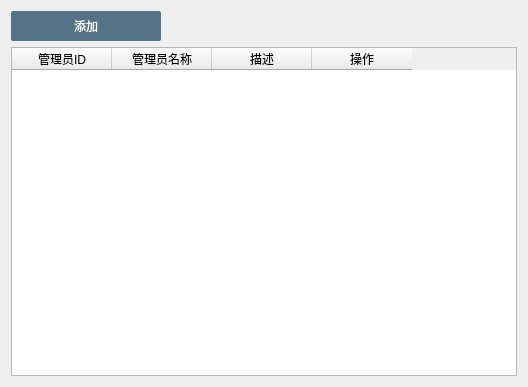
<?xml version="1.0" encoding="UTF-8"?>
<ui version="4.0">
 <class>AdministerManage</class>
 <widget class="QWidget" name="AdministerManage">
  <property name="geometry">
   <rect>
    <x>0</x>
    <y>0</y>
    <width>528</width>
    <height>387</height>
   </rect>
  </property>
  <property name="windowTitle">
   <string>Form</string>
  </property>
  <property name="styleSheet">
   <string notr="true"/>
  </property>
  <layout class="QVBoxLayout" name="verticalLayout_2">
   <item>
    <layout class="QVBoxLayout" name="verticalLayout">
     <item>
      <layout class="QHBoxLayout" name="horizontalLayout">
       <item>
        <widget class="QPushButton" name="pushButtonAdd">
         <property name="minimumSize">
          <size>
           <width>0</width>
           <height>30</height>
          </size>
         </property>
         <property name="styleSheet">
          <string notr="true">QPushButton:hover
{
background-color: rgb(180, 85, 100);
color:white;
}

QPushButton:hover:pressed
{
background-color:rgb(180, 85, 100);
color:white;
}

QPushButton
{
background-color:rgb(84, 115, 135);
color:white;
font-size:12px;
width: 150px;
border-radius:2px;
spacing:2px;
padding: 0px 0px;
}</string>
         </property>
         <property name="text">
          <string>添加</string>
         </property>
         <property name="icon">
          <iconset resource="../res.qrc">
           <normaloff>:/image/image/addfile.png</normaloff>:/image/image/addfile.png</iconset>
         </property>
        </widget>
       </item>
       <item>
        <spacer name="horizontalSpacer">
         <property name="orientation">
          <enum>Qt::Horizontal</enum>
         </property>
         <property name="sizeHint" stdset="0">
          <size>
           <width>40</width>
           <height>20</height>
          </size>
         </property>
        </spacer>
       </item>
      </layout>
     </item>
     <item>
      <widget class="QTableWidget" name="tableWidgetData">
       <property name="styleSheet">
        <string notr="true">QPushButton:hover
{
font-weight:bold;
}

QPushButton:hover:pressed
{
font-weight:bold;
}

QPushButton
{
background-color:transparent;
border-radius:2px;
spacing:2px;
padding: 0px 0px;
max-width:70px;
}</string>
       </property>
       <column>
        <property name="text">
         <string>管理员ID</string>
        </property>
       </column>
       <column>
        <property name="text">
         <string>管理员名称</string>
        </property>
       </column>
       <column>
        <property name="text">
         <string>描述</string>
        </property>
       </column>
       <column>
        <property name="text">
         <string>操作</string>
        </property>
       </column>
      </widget>
     </item>
    </layout>
   </item>
  </layout>
 </widget>
 <resources>
  <include location="../res.qrc"/>
 </resources>
 <connections/>
</ui>
